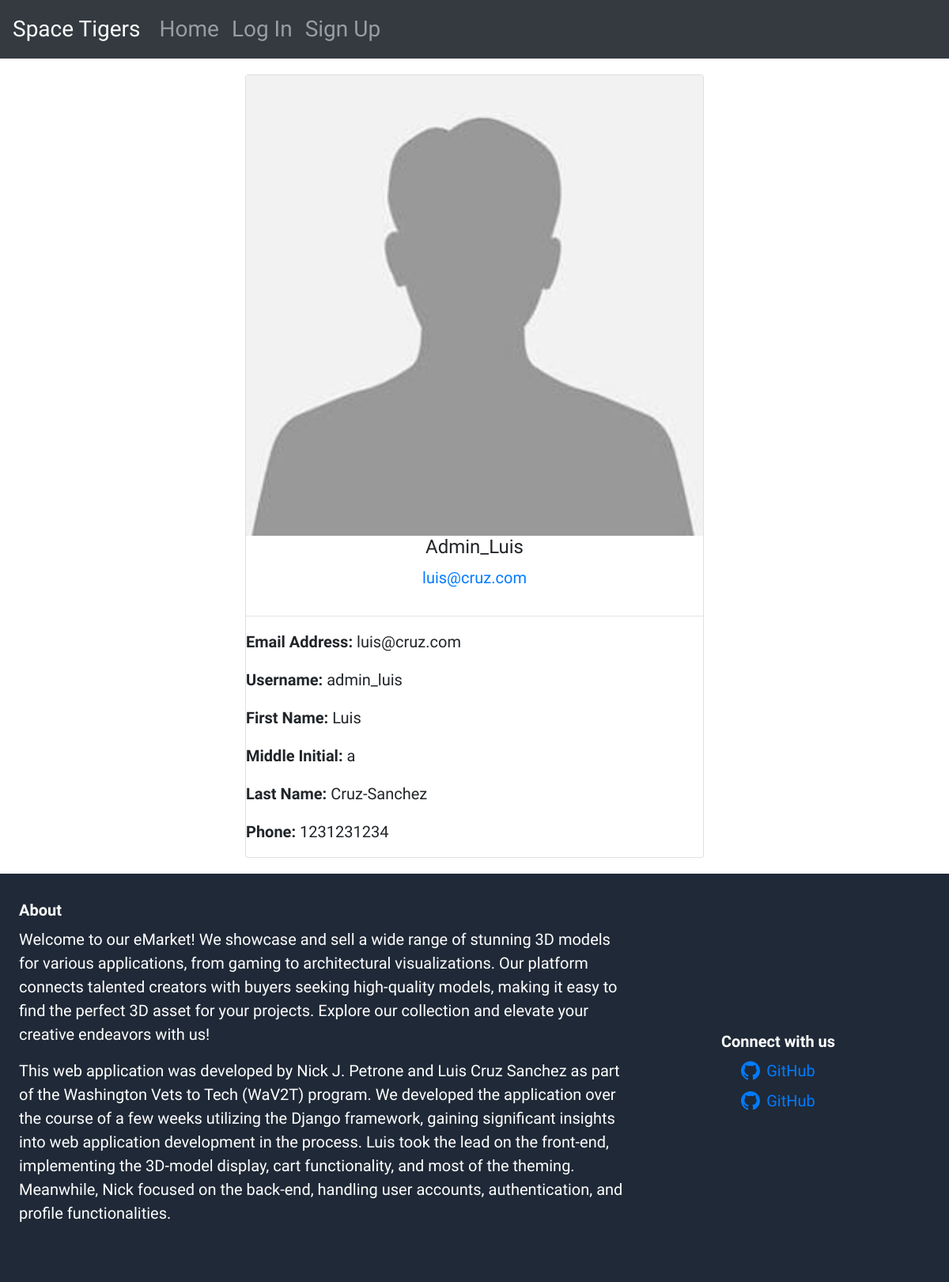
The page /accounts/profile2/4/ on the database as committed earlier.
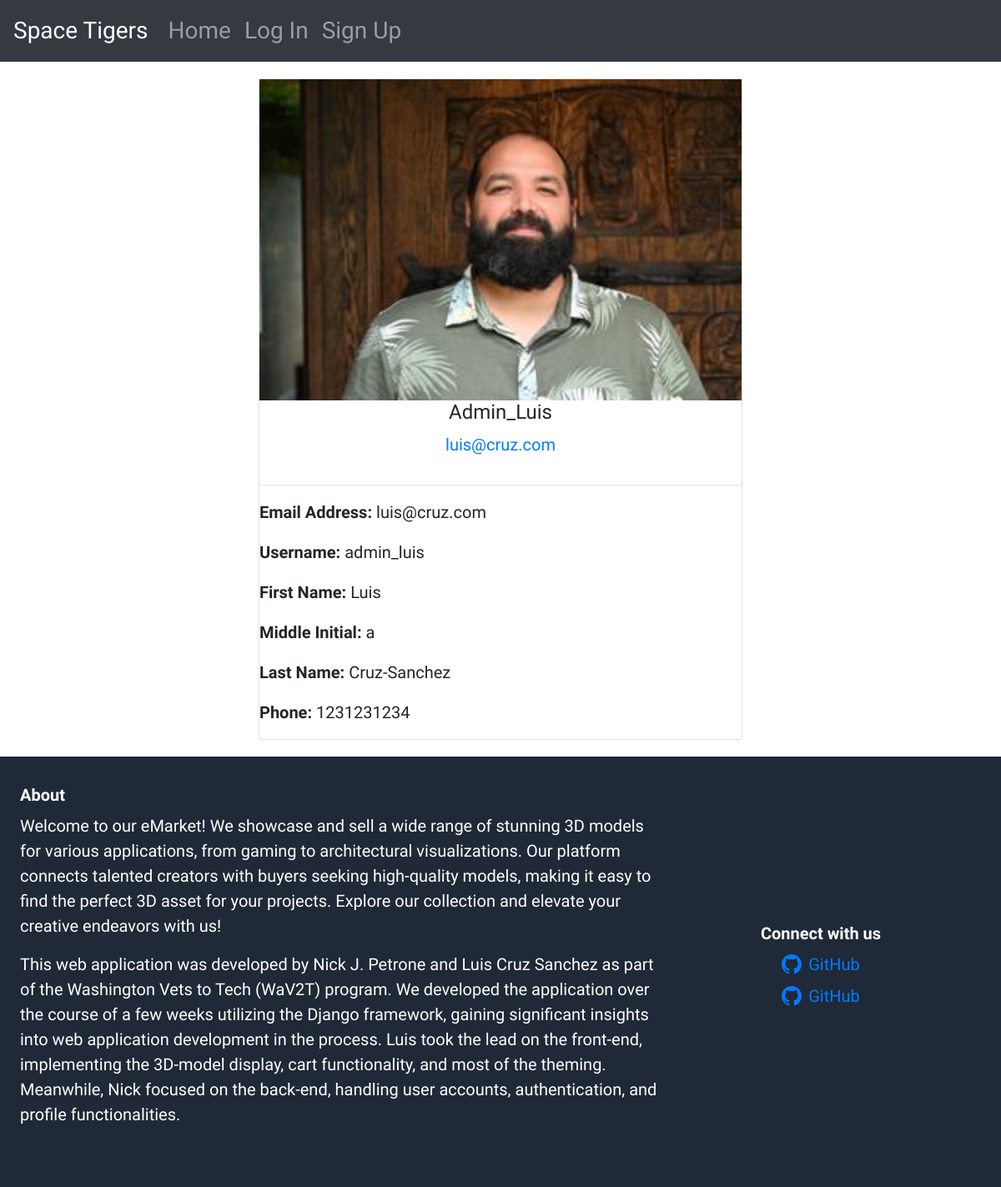
The same page on the database as committed later.
### accounts/models.py (models this page shows, shortened)
class Profile(models.Model):
    user = models.OneToOneField(User, on_delete=models.CASCADE)
    avatar = models.ImageField(default='avatar.jpg', upload_to='media/', blank=True, null=True)
    first_name = models.CharField(max_length=100)
    last_name = models.CharField(max_length=100)
    mi = models.CharField(max_length=1)
    email = models.EmailField()
    phone = models.CharField(max_length=15)

### accounts/views.py (the view)
# urls.py: path('profile2/<int:pk>/', views.ProfileDetailView2, name='profile2'),
def ProfileDetailView2(request, pk):
    profile = Profile.objects.get(user_id=pk)
    is_owner = profile.user == request.user
    context = {
        'profile_detail': profile,
        'is_owner': is_owner,
    }
    if is_owner:
        return redirect('profile')
    else:
        return render(request, 'accounts/profile.html', context)

### templates/accounts/profile.html (shortened to what this page needs)
{% extends 'base.html' %}
{% block content %}
<div class="center">
	<form method="POST" enctype="multipart/form-data" class="card">
		{% if request.user != profile_user %}
			<img src="{{profile_detail.avatar.url}}" alt="{{ profile_detail.username }}" class="avatar"  accept=".jpg,.jpeg,.png"/>
			<h2 class="text-center">{{ profile_detail.user | title }}</h2>
	    	<p class="text-center"><a href="mailto:{{user.email}}">{{profile_detail.email}}</a></p>
	    {% endif %}
   	    <hr>
			{% if is_owner %}
				{% if edit_mode %}
					<label for="avatar">Avatar:</label>
					<input type="file" name="avatar" id="avatar">
					<label for="email">Email Address:</label>
					<input type="email" id="email" name="email" value="{{user.email}}" />
					<label for="username">Username:</label>
					<input type="text" id="username" name="username" value="{{user.username}}" />
					<label for="first_name">First Name:</label>
					<input type="text" id="first_name" name="first_name" value="{{user.profile.first_name}}" />
					<label for="mi">Middle Initial:</label>
					<input type="text" id="mi" name="mi" value="{{user.profile.mi}}"/>
					<label for="last_name">Last Name:</label>
					<input type="text" id="last_name" name="last_name" value="{{user.profile.last_name}}" />
					<label for="phone">Phone:</label>
					<input type="text" id="phone" name="phone" value="{{user.profile.phone}}" />
					<button type="submit" class="btn btn-primary full-width">Save Changes</button>
				{% else %}
					<p><strong>Email Address:</strong> {{user.email}}</p>
					<p><strong>Username:</strong> {{user.username}}</p>
					<p><strong>First Name:</strong> {{user.profile.first_name}}</p>
					<p><strong>Middle Initial:</strong> {{user.profile.mi}}</p>
					<p><strong>Last Name:</strong> {{user.profile.last_name}}</p>
					<p><strong>Phone:</strong> {{user.profile.phone}}</p>
					<a href="?edit=true" class="btn btn-primary">Edit Profile</a>
				{% endif %}
			{% else %}
				<p><strong>Email Address:</strong> {{profile_detail.email}}</p>
				<p><strong>Username:</strong> {{profile_detail.user}}</p>
				<p><strong>First Name:</strong> {{profile_detail.first_name}}</p>
				<p><strong>Middle Initial:</strong> {{profile_detail.mi}}</p>
				<p><strong>Last Name:</strong> {{profile_detail.last_name}}</p>
				<p><strong>Phone:</strong> {{profile_detail.phone}}</p>
			{% endif %}
	</form>
</div>
{% endblock content %}

Rows that differ between the two databases and show on the page:
changed Profile "luis@cruz.com": avatar: picture added in place of a placeholder
